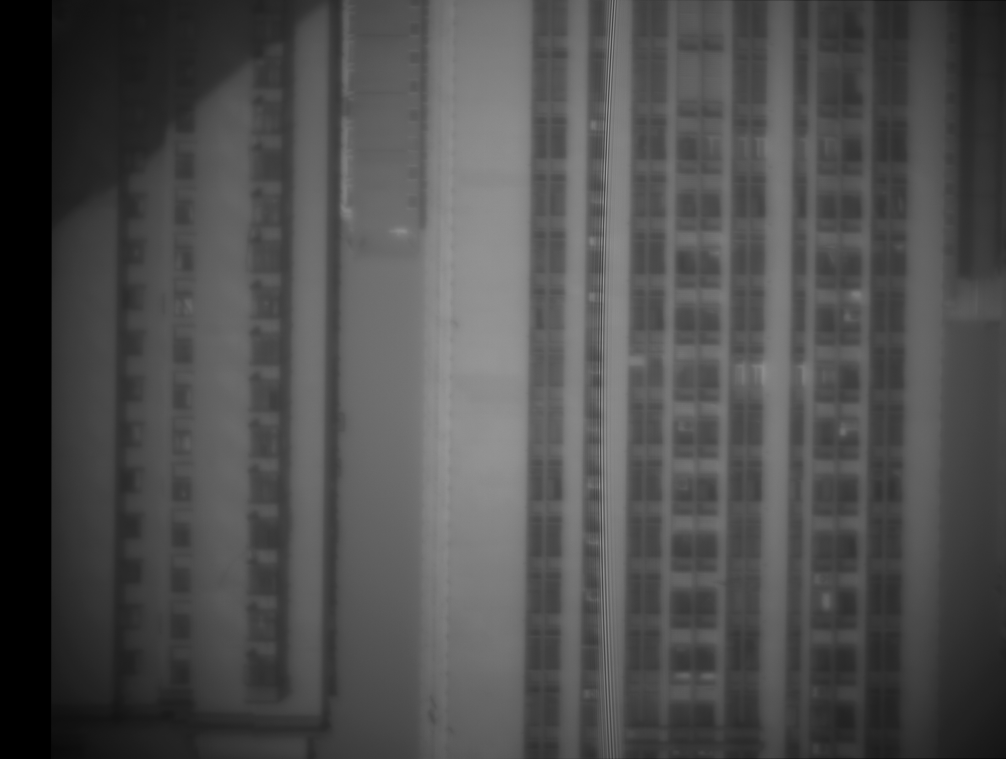
#> input picture trans_image/transformed2to222.png, 4024 x 3036 px (shown at 1/4 size)
$ jupyter execute --allow-errors picture_add.ipynb
#> lines starting #> are read from the running program, lines starting #| are printed output that depends on the picture; after the words box and inside, x2 and y2 are one past the last pixel; in counts of white or black regions, pixels touching at a corner belong together
### 这个是用的对称互补相加，即0.5、0.5

[cell 1]
import cv2
import numpy as np
from PIL import Image
import matplotlib.pyplot as plt

[cell 2]
# 读取两个输入图像
image1 = cv2.imread('trans_image/transformed2to222.png')
#> image1 is the input picture: shape (3036, 4024, 3); min 0, max 171, mean 78
image2 = cv2.imread('origin_images/222.png')
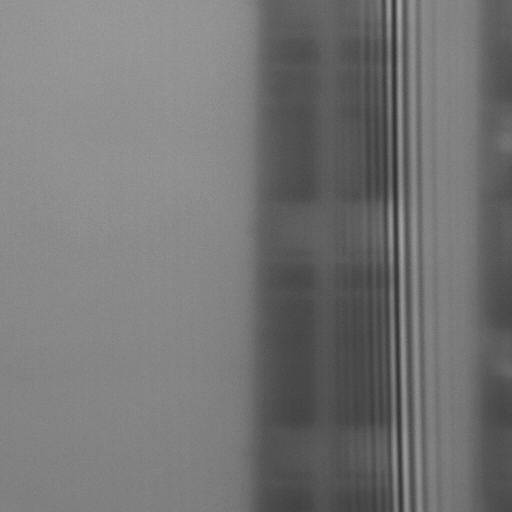
#> input picture semantic/data_clipped/imgs/222.png, 512 x 512 px, found by its file name
#> image2 is the input picture: shape (512, 512, 3); min 47, max 168, mean 116.6
mask1 = cv2.imread('mask_image/mask2to222.png')
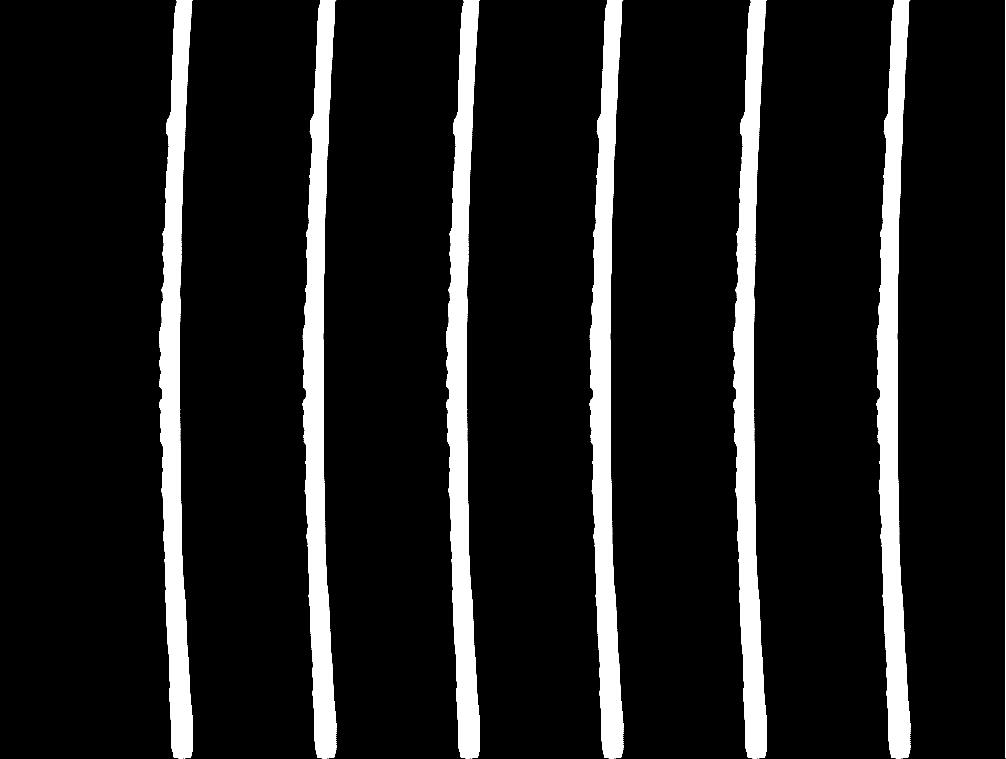
#> input picture mask_image/mask2to222.png, 4024 x 3036 px (shown at 1/4 size)
#> mask1 is the input picture: shape (3036, 4024, 3); 10.8% white; 19 white regions (12 under 20 px), largest, box (x1, y1, x2, y2) and area: (637, 0, 771, 3033) 218947, (1211, 0, 1345, 3033) 218947, (1785, 0, 1919, 3033) 218947
mask2 = cv2.imread('mask_image/mask222.png')
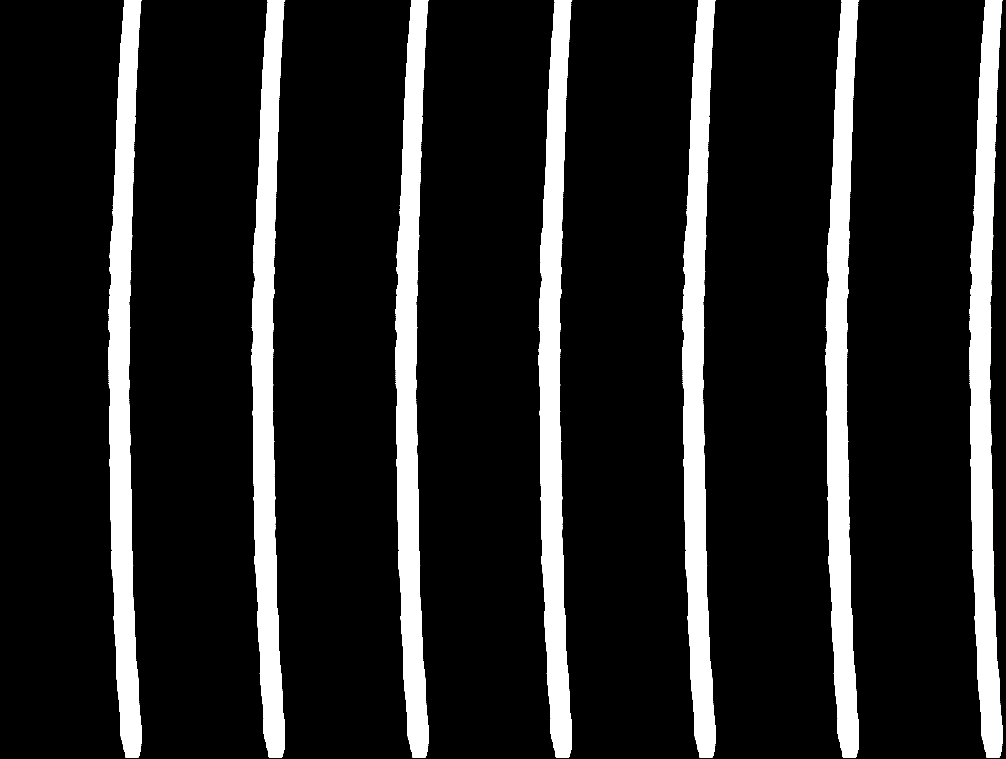
#> input picture mask_image/mask222.png, 4024 x 3036 px (shown at 1/4 size)
#> mask2 is the input picture: shape (3036, 4024, 3); 13.6% white; 7 white regions, largest, box (x1, y1, x2, y2) and area: (432, 0, 567, 3032) 236628, (1006, 0, 1141, 3032) 236628, (1580, 0, 1715, 3032) 236628

[cell 3]
overlap = mask1 & mask2
#> overlap: shape (3036, 4024, 3); every value is 0
if overlap.any():
    print('两张图像有重叠区域')
else:
    print('两张图像无重叠区域')

[cell 4]
def overlay_mask(image1, image2):
    # 在这里进行图像叠加，可以是简单的像素级叠加
    blended_image = cv2.addWeighted(image1, 0.5, image2, 0.5, 0)
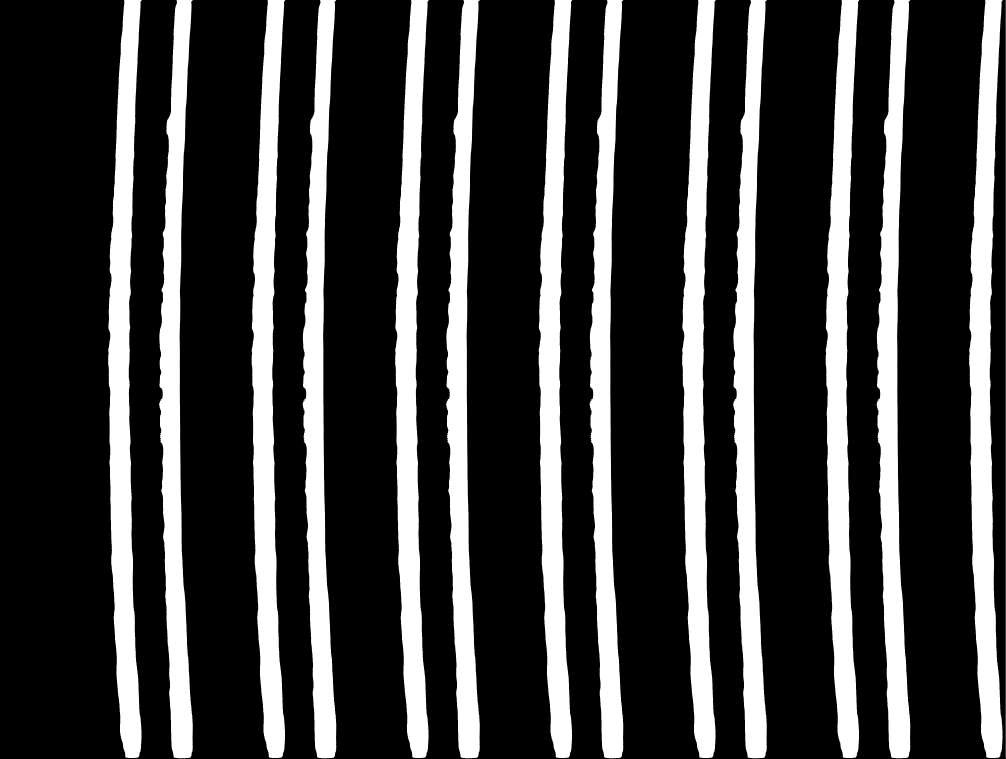
#> blended_image: shape (3036, 4024, 3) (shown at 1/4 size); values 0 (black) and 128 (white), 24.3% white; 26 white regions (12 under 20 px), largest, box (x1, y1, x2, y2) and area: (432, 0, 567, 3032) 236628, (1006, 0, 1141, 3032) 236628, (1580, 0, 1715, 3032) 236628
    return blended_image

mask = overlay_mask(mask1,mask2)
pillow_image_mask = Image.fromarray(cv2.cvtColor(mask, cv2.COLOR_BGR2RGB))
pillow_image_mask.show()

[cell 5]
def blend_with_mask(image1, image2, mask1, mask2):
    # 初始化与image1大小相同的全0数组
    masked_image1 = np.zeros_like(image1)
    # mask1==0的位置保留image1值
    masked_image1[mask1 == 0] = image1[mask1 == 0]
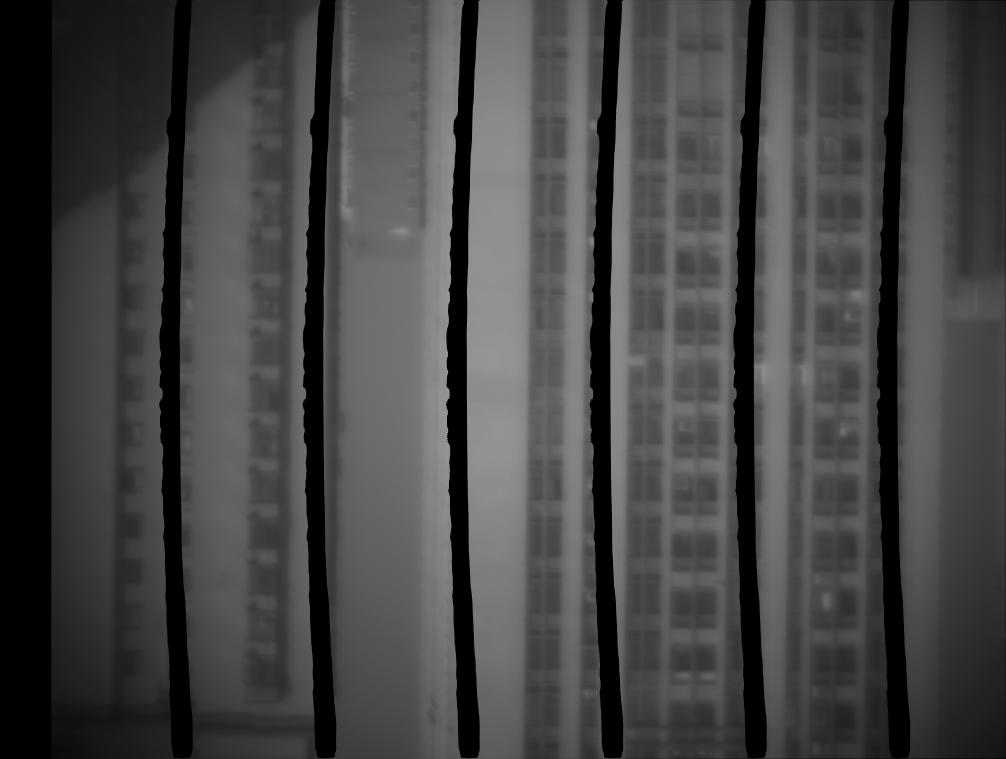
#> masked_image1: shape (3036, 4024, 3) (shown at 1/4 size); min 0, max 154, mean 68.7
    # 初始化与image2大小相同的全0数组
    masked_image2 = np.zeros_like(image2)
    # mask2==0的位置保留image2值
    masked_image2[mask2 == 0] = image2[mask2 == 0]

    mask = overlay_mask(mask1,mask2)

    blended_image = np.zeros_like(image1)
    blended_image = cv2.addWeighted(masked_image1, 0.5, masked_image2, 0.5, 0)

    enhanced = blended_image
    enhanced[mask != 0] *= 2 # 将mask区域像素值放大一倍
    enhanced[mask != 0] = np.clip(enhanced[mask != 0], 0, 255) # 截断像素值范围(防止二倍后超上界)
    return enhanced
